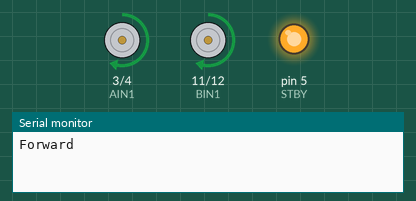
Recording of a sketch running on a simulated Arduino Nano, built with avr-gcc and run on an emulated ATmega328P. Shown: motor-driver pin pairs drawn as motors (green arrow = first pin HIGH = forward, orange = second pin HIGH = backward, longer = more drive, scaled by the enable pin, stopped while the standby pin is LOW), output pins drawn as LEDs (lit = HIGH), the last lines printed to the serial monitor.

Above: at 1.0 s.
At 3.0 s:
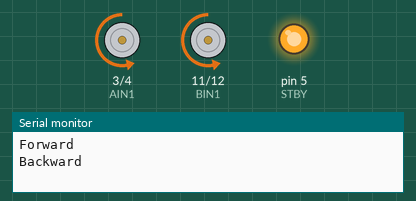
At 5.0 s:
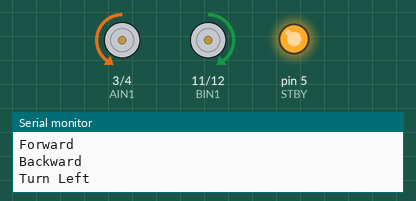
At 9.0 s:
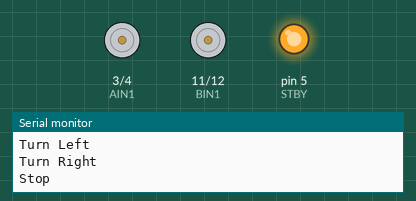
Timing chart, 0 to 13.0 s (numbered marks = the images above):
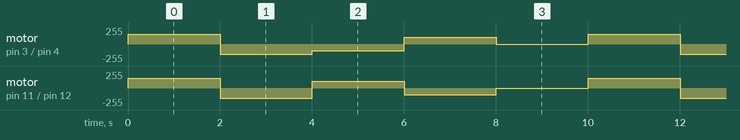

Measured:
- by itself, motor on pin 3 (AIN1) / pin 4 (AIN2): repeats every 10.0 s: backward 150/255 2.0 s, backward 100/255 2.0 s, forward 100/255 2.0 s, stopped 2.0 s, forward 150/255 2.0 s
- by itself, motor on pin 11 (BIN1) / pin 12 (BIN2): repeats every 10.0 s: backward 150/255 2.0 s, forward 100/255 2.0 s, backward 100/255 2.0 s, stopped 2.0 s, forward 150/255 2.0 s

The sketch:

motordriver3.ino
```cpp
// TB6612FNG Pinout for Arduino Nano
int STBY = 5;  // Standby

// Motor A (Left Motor)
int AIN1 = 3;
int AIN2 = 4;
int PWMA = 9; // PWM pin

// Motor B (Right Motor)
int BIN1 = 11;
int BIN2 = 12;
int PWMB = 10; // PWM pin

void setup() {
  pinMode(STBY, OUTPUT);

  pinMode(AIN1, OUTPUT);
  pinMode(AIN2, OUTPUT);
  pinMode(PWMA, OUTPUT);

  pinMode(BIN1, OUTPUT);
  pinMode(BIN2, OUTPUT);
  pinMode(PWMB, OUTPUT);

  digitalWrite(STBY, HIGH); // Enable motor driver
  Serial.begin(9600);
}

void setMotorSpeed(int leftSpeed, int rightSpeed) {
  // LEFT MOTOR
  if (leftSpeed >= 0) {
    digitalWrite(AIN1, HIGH);
    digitalWrite(AIN2, LOW);
    analogWrite(PWMA, constrain(leftSpeed, 0, 255));
  } else {
    digitalWrite(AIN1, LOW);
    digitalWrite(AIN2, HIGH);
    analogWrite(PWMA, constrain(-leftSpeed, 0, 255));
  }

  // RIGHT MOTOR
  if (rightSpeed >= 0) {
    digitalWrite(BIN1, HIGH);
    digitalWrite(BIN2, LOW);
    analogWrite(PWMB, constrain(rightSpeed, 0, 255));
  } else {
    digitalWrite(BIN1, LOW);
    digitalWrite(BIN2, HIGH);
    analogWrite(PWMB, constrain(-rightSpeed, 0, 255));
  }
}

void stopMotors() {
  analogWrite(PWMA, 0);
  analogWrite(PWMB, 0);
  digitalWrite(AIN1, LOW);
  digitalWrite(AIN2, LOW);
  digitalWrite(BIN1, LOW);
  digitalWrite(BIN2, LOW);
}

void loop() {
  Serial.println("Forward");
  setMotorSpeed(150, 150); // Forward
  delay(2000);

  Serial.println("Backward");
  setMotorSpeed(-150, -150); // Backward
  delay(2000);

  Serial.println("Turn Left");
  setMotorSpeed(-100, 100); // Left turn
  delay(2000);

  Serial.println("Turn Right");
  setMotorSpeed(100, -100); // Right turn
  delay(2000);

  Serial.println("Stop");
  stopMotors();
  delay(2000);
}
```
